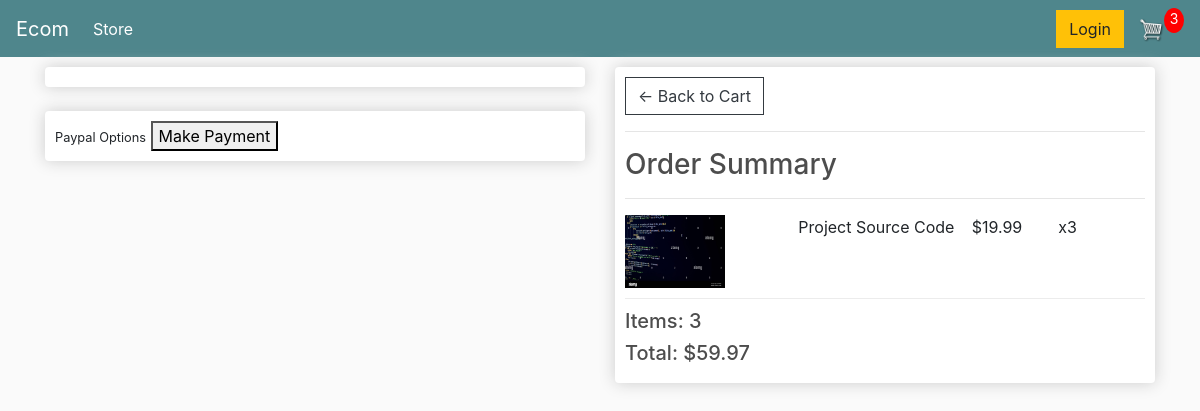
Screenshot of /checkout/ (signed in) with the database file from the repository.
### store/models.py (models this page shows, shortened)
class Order(models.Model):
    customer = models.ForeignKey(Customer, on_delete=models.SET_NULL, blank=True, null=True)
    date_ordered = models.DateTimeField(auto_now_add=True)
    complete = models.BooleanField(default=False, null=True, blank=False)
    transaction_id = models.CharField(max_length=200, null=True)
    @property
    def shipping(self):
        shipping = False
        orderitems = self.orderitem_set.all()
        for i in orderitems:
            if i.product.digital == False:
                shipping = True
        return shipping
    @property
    def get_cart_total(self):
        orderitems = self.orderitem_set.all()
        total = sum([item.get_total for item in orderitems])
        return total
    @property
    def get_cart_items(self):
        orderitems = self.orderitem_set.all()
        total = sum([item.quantity for item in orderitems])
        return total

class OrderItem(models.Model):
    product = models.ForeignKey(Product, on_delete=models.SET_NULL, blank=True, null=True)
    order = models.ForeignKey(Order, on_delete=models.SET_NULL, blank=True, null=True)
    quantity = models.IntegerField(default=0, null=True, blank=True)
    date_added = models.DateTimeField(auto_now_add=True)
    @property
    def get_total(self):
        total = self.product.price*self.quantity
        return total

class Product(models.Model):
    name = models.CharField(max_length=200, null=True)
    price = models.FloatField()
    digital = models.BooleanField(default = False, null=True, blank=False)
    image = models.ImageField(null=True, blank=True)
    @property
    def imageURL(self):
        try:
            url = self.image.url
        except:
            url=''
        return url

### store/views.py (the view)
# urls.py: path('checkout/', views.checkout, name="checkout"),
def checkout(request):
     if request.user.is_authenticated:
          customer = request.user.customer
          order, created = Order.objects.get_or_create(customer = customer, complete = False)
          items = order.orderitem_set.all()
     else:
          items=[]
          order = {'get_cart_total':0, 'get_cart_items':0, 'shipping': False}
     context = {'items' : items, 'order':order}
     return render(request, 'store/checkout.html', context)

### store/templates/store/checkout.html (shortened to what this page needs)
{% extends 'store/main.html' %}
{% load static %}
{% block content %}
    <div class="row">
        <div class="col-lg-6">
            <div class="box-element" id="form-wrapper">
            </div>
            <br>
            <div class="box-element hidden" id="payment-info">
                <small>Paypal Options</small>
                <button id="make-payment">Make Payment</button>
            </div>
        </div>
        <div class="col-lg-6">
            <div class="box-element">
                <a  class="btn btn-outline-dark" href="{% url 'cart' %}">&#x2190; Back to Cart</a>
                <hr>
                <h3>Order Summary</h3>
                <hr>
                {%for item in items%}
                <div class="cart-row">
                    <div style="flex:2"><img class="row-image" src="{{item.product.imageURL}}"></div>
                    <div style="flex:2"><p>{{item.product.name}}</p></div>
                    <div style="flex:1"><p>${{item.product.price}}</p></div>
                    <div style="flex:1"><p>x{{item.quantity}}</p></div>
                </div>
                {%endfor%}
                <h5>Items: {{order.get_cart_items}}</h5>
                <h5>Total: ${{order.get_cart_total}}</h5>
            </div>
        </div>
    </div>
{% endblock content %}

### store/templates/store/main.html (shortened to what this page needs)
<!DOCTYPE html>
{%load static%}
<html>
<head>
    <link rel="stylesheet" href="https://stackpath.bootstrapcdn.com/bootstrap/4.4.1/css/bootstrap.min.css">
	<link rel="stylesheet" type="text/css" href="{% static 'css/main.css' %}">
</head>
<body>
    <nav class="navbar navbar-expand-lg navbar-dark bg-dark">
  <a class="navbar-brand" href="{% url 'store' %}">Ecom</a>
  <div class="collapse navbar-collapse" id="navbarSupportedContent">
    <ul class="navbar-nav mr-auto">
      <li class="nav-item active">
        <a class="nav-link" href="{% url 'store' %}">Store <span class="sr-only">(current)</span></a>
      </li>
    </ul>
    <div class="form-inline my-2 my-lg-0">
     	<a href="#"class="btn btn-warning">Login</a>
     	<a href="{% url 'cart' %}">
    		<img  id="cart-icon" src="{% static 'images/cart.png' %}">
    	</a>
    	<p id="cart-total">{{order.get_cart_items}}</p>
    </div>
  </div>
</nav>
    <div class="container">
        {% block content %}
        {% endblock content %}
    </div>
</body>
</html></html>

### static/css/main.css (style rules this page uses)
body { background-color: hsl(0, 0%, 98%); }
h1,h2,h3,h4,h5,h6 { color:hsl(0, 0%, 30%); }
.box-element { box-shadow:hsl(0, 0%, 80%) 0 0 16px; background-color: #fff; border-radius: 4px; padding: 10px; }
.bg-dark { background-color: #4f868c!important; }
#cart-icon { width:25px; display: inline-block; margin-left: 15px; }
#cart-total { display: block; text-align: center; color:#fff; background-color: red; width: 20px; height: 25px; border-radius: 50%; font-size: 14px; }
.col-lg-4, .col-lg-6, .col-lg-8, .col-lg-12 { margin-top: 10px; }
.btn { border-radius: 0; }
.row-image { width: 100px; }
.cart-row { display: flex; align-items: flex-stretch; padding-bottom: 10px; margin-bottom: 10px; border-bottom: 1px solid #ececec; }

### rows the page displays
Order: get_cart_items "3", get_cart_total "59.97"
OrderItem: product.imageURL (picture), product.name "Project Source Code", product.price "19.99", quantity "3"
